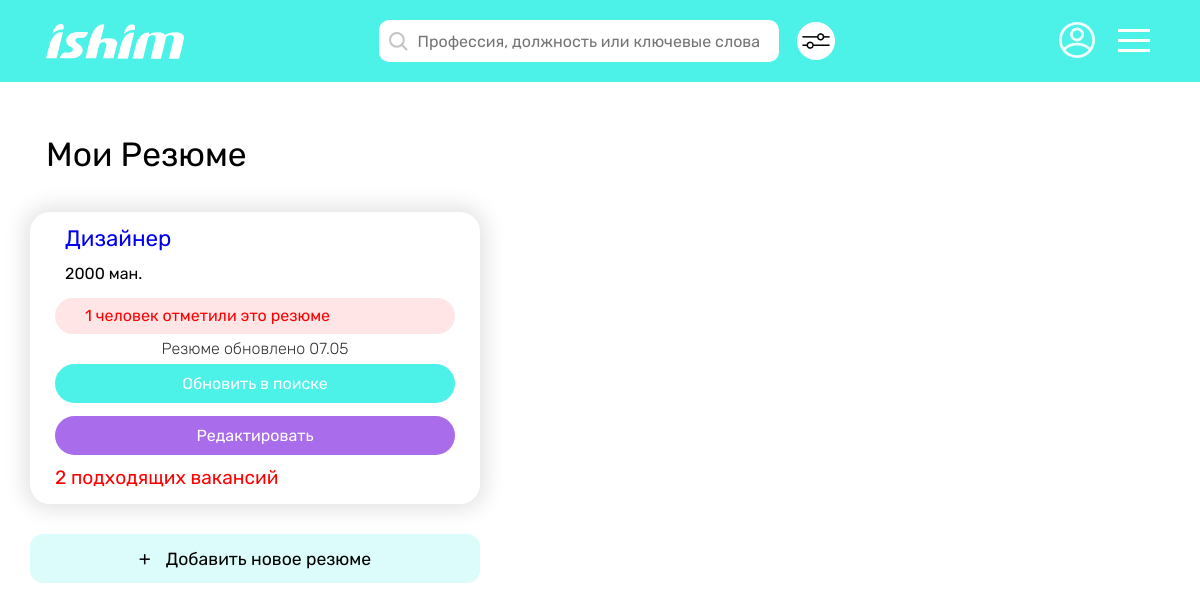
The page /employee/my-cv/ (signed in) on the database as committed earlier.
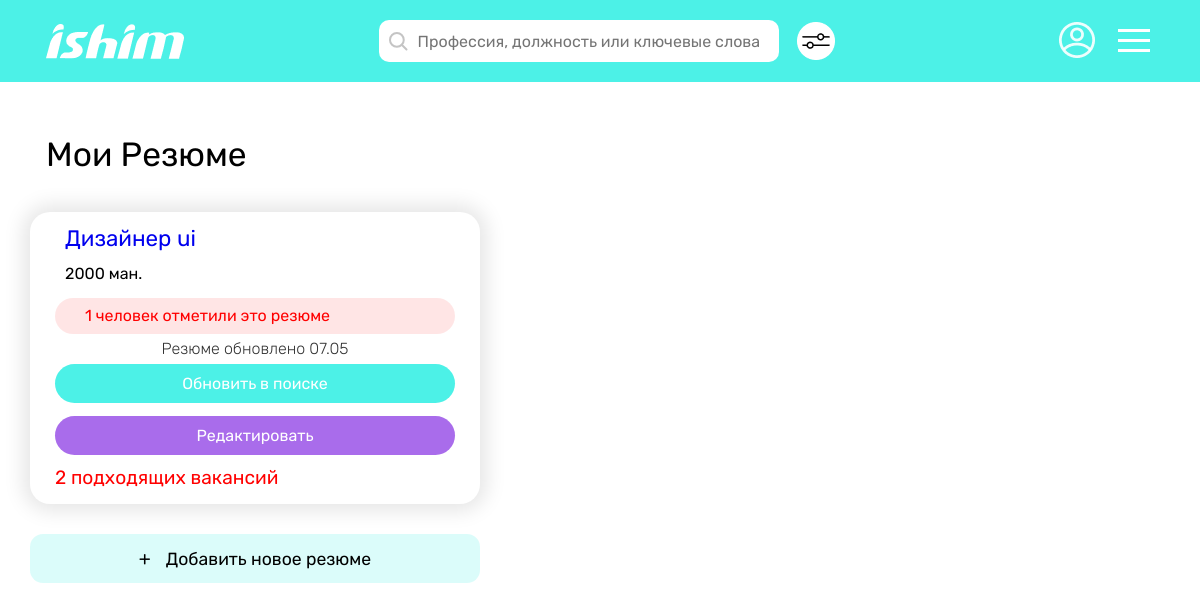
The same page on the database as committed later.
### employee/models.py (models this page shows, shortened)
class CV(models.Model):
    employee = models.ForeignKey(Employee, on_delete=models.CASCADE)
    first_name = models.CharField(max_length=65)
    last_name = models.CharField(max_length=65)
    birth_date = models.DateField()
    mobile_num = models.CharField(max_length=25)
    email = models.EmailField()
    registration = models.CharField(max_length=100)
    sex = models.CharField(max_length=65)
    position = models.CharField(max_length=65)
    sphere = models.CharField(max_length=100)
    min_salary = models.IntegerField()
    busyness = models.CharField(max_length=65, default='')
    work_graph = models.CharField(max_length=65)
    about = models.TextField()
    views = models.IntegerField(default=0)
    suitable_vacancies = models.ManyToManyField(Vacancy, blank=True)
    creation_date = models.DateTimeField(auto_now_add=True)

### employee/views.py (the view)
# urls.py: path('my-cv/', views.my_cv, name='my-cv'),
@employee_required
@login_required
def my_cv(request):
    cv_list = CV.objects.filter(employee=request.user.employee)
    context = {
        'cv_list': cv_list
    }
    return render(request, 'employee/my_cv.html', context)

### employee/templates/employee/my_cv.html (shortened to what this page needs)
{% extends "main/base.html" %}
{% load static %}
{% block content %}
      <div class="container__main pad-0 w-1920">
         {% include 'main/header_employee.html' %}
         <div class="container__content">
            <div class="my__vac">
               <h1 class="my__vac__title">Мои Резюме</h1>
               {% for cv in cv_list %}
               <div class="my__vac__item">
                  <h2 class="my__vac__item__title"><a href="{% url 'my-cv-info' cv.id %}">{{ cv.position }}</a></h2>
                  <h3 class="my__vac__item__subtitle">{{ cv.min_salary }} ман.</h3>
                  <a href="" class="amount__resp">{{ cv.chosencv_set.count }} человек отметили это резюме</a>
                  <span>Резюме обновлено {{ cv.creation_date|date:"m.d"}}</span>
                  <a href="{% url 'refresh-cv' cv.id %}" class="refresh__in__search__btn green__btn">Обновить в поиске</a>
                  <a href="{% url 'cv-edit' cv.id %}" class="edit__btn purp__btn">Редактировать</a>
                  <a href="{% url 'suitable-vacancies' cv.id %}" class="suitable__link">{{ cv.suitable_vacancies.count }} подходящих вакансий</a>
               </div>
               {% endfor %}
               <a href="{% url 'create-cv' %}" class="add__vac"><span>+</span>Добавить новое резюме</a>
            </div>
         </div>
      </div>
      {% endblock %}

### main/templates/main/base.html (shortened to what this page needs)
<!DOCTYPE html>
<html lang="en">
<head>
   {% load static %}
   <link rel="stylesheet" href="{% static 'main.css' %}">
</head>
<body>
    {% block content %}{% endblock %}
</body>
</html>

### main/templates/main/header_employee.html (shortened to what this page needs)
{% load static %}
<header class="header">
   <div class="container__content">
      <div class="header__content">
         <section class="header__sec__type3 ">
            <img src="{% static 'images/header/Ishim__logo.png' %}" alt="" class="header__pic ">
         </section>
         <section class="header__sec__type3">
            <form action="{% url 'search-vacancy' %}">
               <div class="nav">
                  <button type="submit" name="search_btn">
                     <img src="{% static 'images/search__ic.svg' %}" alt="Sorry">
                  </button>
                  <input type="text" class="nav__inp" placeholder="Профессия, должность или ключевые слова" name="position">
               </div>
               <a href="{% url 'wide-search-vacancy' %}">
                  <img src="{% static 'images/nav__setting.png' %}" alt="Sorry" class="nav__set__pic">
               </a>
            </form>
         </section>
         <section class="header__sec__type3">
            <div class="header__user__pic__wrap">
               <img src="{% static 'images/user__def__ic.png' %}" alt="Sorry" class="header__user__pic">
            </div>
            <button class="hamburger hamburger-line">
               <span></span>
            </button>
         </section>
      </div>
   </div>
</header>

### static/main.css (style rules this page uses)
* { padding: 0; margin: 0; border: 0; }
*, *:before, *:after { -moz-box-sizing: border-box; -webkit-box-sizing: border-box; box-sizing: border-box; }
nav, footer, header, aside { display: block; }
html, body { height: 100%; width: 100%; font-size: 100%; line-height: 1; font-size: 16px; -ms-text-size-adjust: 100%; -moz-text-size-adjust: 100%; -webkit-text-size-adjust: 100%; color: #000; font-family: 'Rubik', sans-serif; }
input, button, textarea, select, label { font-family: inherit; font-size: inherit; background: none; }
input { border: none; outline: none; }
button { cursor: pointer; }
a, a:visited { text-decoration: none; }
img { vertical-align: top; }
h1, h2, h3, h4, h5, h6 { font-size: inherit; font-weight: 400; margin: 0; }
.w-1920 { width: 100%; max-width: 1920px; }
.pad-0 { padding: 0; }
.purp__btn { background-color: #A96CEB; font-size: 1.2rem; line-height: 1.2; text-align: center; color: #fff; }
.green__btn { background-color: #4CF1E7; font-size: 1.2rem; line-height: 1.2; text-align: center; color: #fff; }
.container__content { width: 100%; max-width: 1440px; padding: 0 30px; margin: 0 auto; position: relative; }
.container__main { width: 100%; margin: 0 auto; position: relative; }
.header { height: 82px; background-color: #4CF1E7; }
.header__content { width: 100%; display: flex; justify-content: space-between; flex-wrap: nowrap; padding: 16px 84px 0 84px; }
.header__pic { width: 138px; height: 35px; }
.header__sec__type3:first-child { display: flex; align-items: flex-end; }
.header__sec__type3:nth-child(2) form { display: flex; align-items: center }
.header__sec__type3:last-child { position: relative; display: flex; align-items: center; }
.header__user__pic__wrap { padding-left: 30px; padding-bottom: 2px; margin-right: 19px; }
.nav { width: 500px; display: flex; align-items: center; background-color: #fff; padding: 10px; border-radius: 10px; margin-right: 18px; }
.nav img { margin-right: 7px; }
.nav__inp { width: 93%; }
.hamburger { display: block; position: relative; height: 34px; width: 40px; background: none; overflow: hidden; margin: 0; padding: 0; box-shadow: none; border: none; cursor: pointer; }
.hamburger span { display: block; position: absolute; top: 15px; right: 4px; left: 4px; height: 3px; background-color: #ffff; }
.hamburger span::before, .hamburger span::after { position: absolute; display: block; left: 0; width: 100%; height: 3px; background-color: #ffff; content: ""; }
.hamburger span::before { top: -10px; }
.hamburger span::after { bottom: -10px; }
.hamburger-line span::before, .hamburger-line span::after { transition-duration: 0.3s, 0.3s; transition-delay: 0.3s 0s; }
.hamburger-line span::before { transition-property: top, transform; }
.hamburger-line span::after { transition-property: bottom, transform; }
.my__vac { max-width: 450px; margin-top: 56px; }
.my__vac__title { font-size: 2.1rem; padding-left: 16px; margin-bottom: 40px; }
.my__vac__item { max-width: 450px; width: 100%; padding: 16px 25px; background: #FFFFFF; box-shadow: 0px 0px 20px 7px rgba(0, 0, 0, 0.1); border-radius: 20px; margin-bottom: 30px; transition: 0.4s linear; }
.my__vac__item__title { font-size: 1.4rem; padding-left: 10px; margin-bottom: 16px; }
.my__vac__item__subtitle { padding-left: 10px; margin-bottom: 16px; }
.amount__resp { display: block; width: 100%; padding: 10px 30px; color: #FF0000; background: rgba(255, 0, 0, 0.1); border-radius: 30px; }
.my__vac__item span { display: block; width: 100%; font-weight: 300; color: rgba(0, 0, 0, 0.8); text-align: center; margin: 7px 0; }
.refresh__in__search__btn, .edit__btn { display: block; width: 100%; font-size: 1rem; text-align: center; padding: 10px 30px; border-radius: 30px; margin-bottom: 13px; }
.suitable__link { color: #FF0000; }
.add__vac { display: block; width: 100%; font-size: 1.1rem; color: #000000; text-align: center; padding: 15px 30px; background: rgba(76, 241, 231, 0.2); border-radius: 13px; }
.add__vac span { font-size: 1.2rem; margin-right: 15px; }
.suitable__link { font-size: 1.2rem; color: #FF0000; margin-bottom: 30px; }
@media (max-width:1340px) { .header__content { align-items: center; padding: 20px 16px; } }
@media (max-width:1340px) { .nav { width: 400px; } }

Rows that differ between the two databases and show on the page:
changed CV: position "Дизайнер" → "Дизайнер ui"
